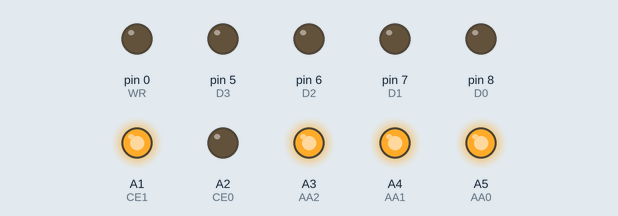
A sketch run on a simulated Arduino Uno, built with avr-gcc and run on an emulated ATmega328P. On the bench: output pins drawn as LEDs (lit = HIGH). Pins used as bus, display or sensor lines are not drawn.

Above: at 3.2 s.
At 4.0 s:
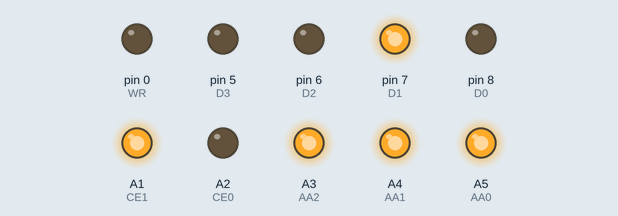
At 4.8 s:
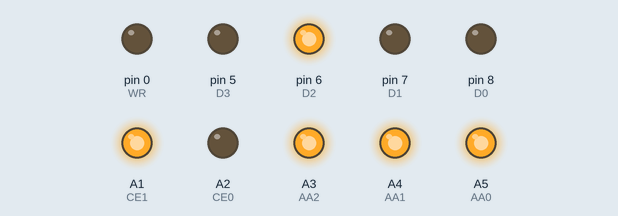
At 6.4 s:
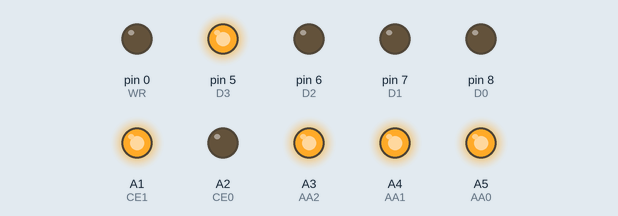
At 8.0 s:
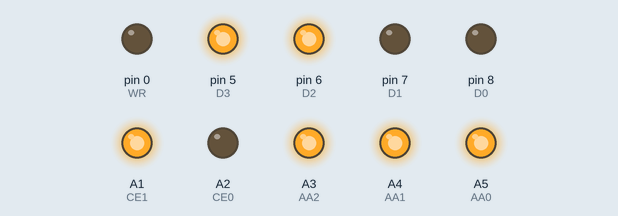
At 10.0 s:
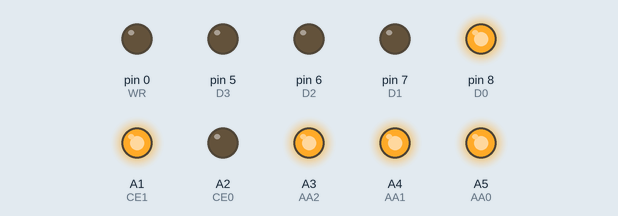
Timing chart, 0 to 10.4 s (numbered marks = the images above):
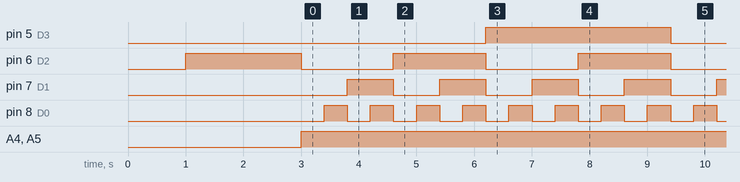

The sketch:

PD2437.ino
```cpp
//By liposlt
//SIEMENS PD2437测试程序

#define RST   A0
#define CE1   A1
#define CE0   A2
#define AA2   A3
#define AA1   A4
#define AA0   A5
#define WR    0
#define D7    1
#define D6    2
#define D5    3
#define D4    4
#define D3    5
#define D2    6
#define D1    7
#define D0    8

void setup() {
  // put your setup code here, to run once:
  pinMode(RST, OUTPUT);
  pinMode(CE1, OUTPUT);
  pinMode(CE0, OUTPUT);
  pinMode(AA2, OUTPUT);
  pinMode(AA1, OUTPUT);
  pinMode(AA0, OUTPUT);
  pinMode(WR, OUTPUT);
  pinMode(D7, OUTPUT);
  pinMode(D6, OUTPUT);
  pinMode(D5, OUTPUT);
  pinMode(D4, OUTPUT);
  pinMode(D3, OUTPUT);
  pinMode(D2, OUTPUT);
  pinMode(D1, OUTPUT);
  pinMode(D0, OUTPUT);

  digitalWrite(WR, HIGH);
  digitalWrite(CE1, LOW);
  digitalWrite(CE0, HIGH);
  digitalWrite(RST, HIGH);
  PD_2437_Control_Word(0x40);
  delay(1000);
  PD_2437_Control_Word(0x03);

  PD_2437_WriteChar(0x03, 0x41);
  PD_2437_WriteChar(0x02, 0x42);
  PD_2437_WriteChar(0x01, 0x43);
  PD_2437_WriteChar(0x00, 0x44);
  delay(1000);
//  PD_2437_WriteChar(0x03, 0x80 + 0x41);
//  PD_2437_WriteChar(0x02, 0x80 + 0x42);
//  PD_2437_WriteChar(0x01, 0x80 + 0x43);
//  PD_2437_WriteChar(0x00, 0x80 + 0x44);
  delay(1000);
  PD_2437_Control_Word(0x17);
}

void loop() {
  ////put your main code here, to run repeatedly:
    for (int i = 0; i < 128; i++) {
      PD_2437_WriteChar(0x00, i);
      PD_2437_WriteChar(0x01, i);
      PD_2437_WriteChar(0x02, i);
      PD_2437_WriteChar(0x03, i);
      delay(400);
    }
}

void PD_2437_WriteChar(int pos, int chr) {
  digitalWrite(CE1, HIGH);
  digitalWrite(CE0, LOW);

  digitalWrite(AA2, 1);
  digitalWrite(AA1, (pos & 0x02) >> 1);
  digitalWrite(AA0, (pos & 0x01));

  digitalWrite(D0, (chr & 0x01) >> 0);
  digitalWrite(D1, (chr & 0x02) >> 1);
  digitalWrite(D2, (chr & 0x04) >> 2);
  digitalWrite(D3, (chr & 0x08) >> 3);
  digitalWrite(D4, (chr & 0x10) >> 4);
  digitalWrite(D5, (chr & 0x20) >> 5);
  digitalWrite(D6, (chr & 0x40) >> 6);
  digitalWrite(D7, (chr & 0x80) >> 7);

  digitalWrite(WR, LOW);
}
void PD_2437_Control_Word(int level) {
  digitalWrite(CE1, HIGH);
  digitalWrite(CE0, LOW);

  digitalWrite(AA2, 0);
  digitalWrite(AA1, 0);
  digitalWrite(AA0, 0);

  digitalWrite(D0, (level & 0x01) >> 0);
  digitalWrite(D1, (level & 0x02) >> 1);
  digitalWrite(D2, (level & 0x04) >> 2);
  digitalWrite(D3, (level & 0x08) >> 3);
  digitalWrite(D4, (level & 0x10) >> 4);
  digitalWrite(D5, (level & 0x20) >> 5);
  digitalWrite(D6, (level & 0x40) >> 6);
  digitalWrite(D7, (level & 0x80) >> 7);

  digitalWrite(WR, LOW);
}
```

Measured:
- by itself, pin 5 (D3): alternates HIGH for 3.2 s and LOW for 3.2 s
- by itself, pin 6 (D2): alternates HIGH for 1.6 s and LOW for 1.6 s
- by itself, pin 7 (D1): alternates HIGH for 0.80 s and LOW for 0.80 s
- by itself, pin 8 (D0): alternates HIGH for 0.40 s and LOW for 0.40 s
- by itself, A4 (AA1), A5 (AA0): LOW → HIGH at 3.0 s
